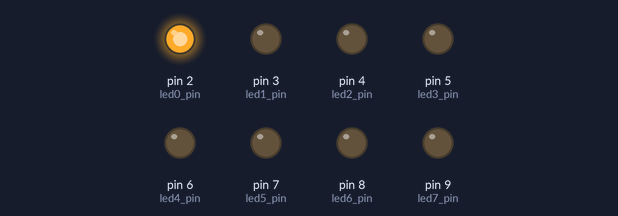
Simulated run of this sketch. Board: Arduino Uno, built with avr-gcc and run on an emulated ATmega328P. Parts: output pins drawn as LEDs (lit = HIGH).

Above: at 0.05 s.
At 0.45 s:
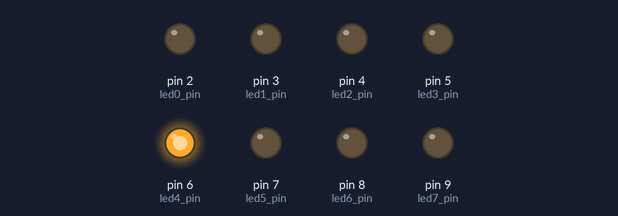
At 0.85 s:
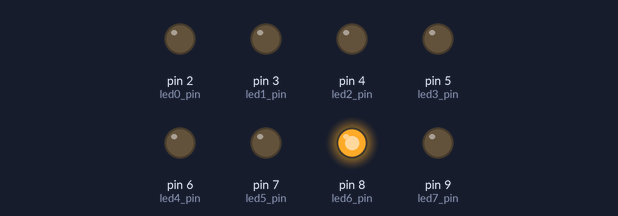
At 1.65 s:
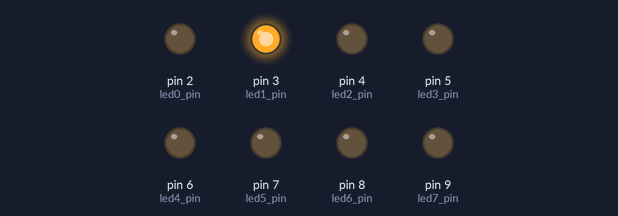
At 2.45 s:
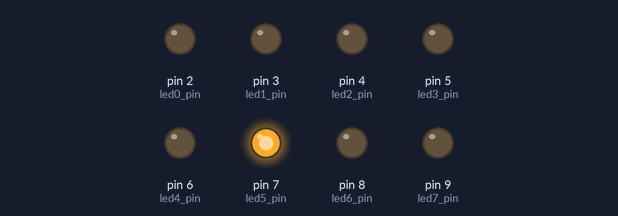
At 3.35 s:
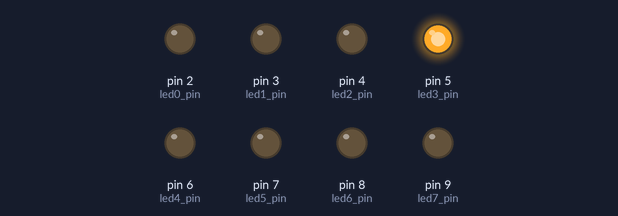
Timing chart, 0 to 3.6 s (numbered marks = the images above):
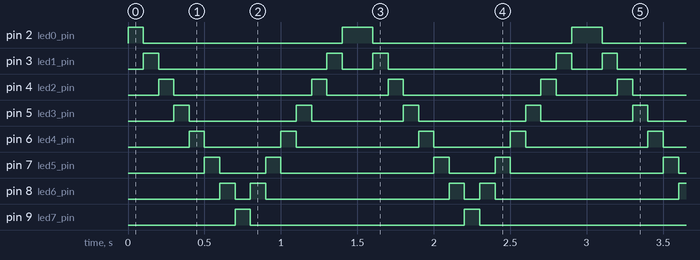

Measured:
- by itself, pin 2 (led0_pin): repeats every 1.5 s: LOW 1.3 s, HIGH 0.20 s
- by itself, pin 3 (led1_pin): repeats every 1.5 s: LOW 1.1 s, HIGH 0.10 s, LOW 0.20 s, HIGH 0.10 s
- by itself, pin 4 (led2_pin): repeats every 1.5 s: LOW 0.90 s, HIGH 0.10 s, LOW 0.40 s, HIGH 0.10 s
- by itself, pin 5 (led3_pin): alternates HIGH for 0.10 s and LOW for 0.65 s
- by itself, pin 6 (led4_pin): repeats every 1.5 s: LOW 0.50 s, HIGH 0.10 s, LOW 0.80 s, HIGH 0.10 s
- by itself, pin 7 (led5_pin): repeats every 1.5 s: LOW 0.30 s, HIGH 0.10 s, LOW 1.0 s, HIGH 0.10 s
- by itself, pin 8 (led6_pin): repeats every 1.5 s: LOW 0.10 s, HIGH 0.10 s, LOW 1.2 s, HIGH 0.10 s
- by itself, pin 9 (led7_pin): alternates HIGH for 0.10 s and LOW for 1.4 s

The sketch:

coche_fantastico_v1.ino
```cpp
// Autor: matematicasdeinstituto
// Web  : https://github.com/matematicasdeinstituto/arduino

// Ideas nuevas:
//  1. Funciones con más de un argumentos. Ejemplo: write()
//  2. Números mágicos: evítalos!!! Ejemplo: time_delay_in_ms
//
// Conexiones
constexpr int led0_pin = 2;
constexpr int led1_pin = 3;
constexpr int led2_pin = 4;
constexpr int led3_pin = 5;
constexpr int led4_pin = 6;
constexpr int led5_pin = 7;
constexpr int led6_pin = 8;
constexpr int led7_pin = 9;

// Configuración
constexpr int time_delay_in_ms = 100;

// CUIDADO: pasarle tantos argumentos a una función es ineficiente y muy
// propenso a error. Esto simplemente es un ejemplo para ver que a una función
// le podemos pasar más de un argumento. En la versión 2 eliminamos todo esto
// por ser mala práctica.
void write(int led0, int led1, int led2, int led3,
           int led4, int led5, int led6, int led7)
{
    digitalWrite(led0_pin, led0);
    digitalWrite(led1_pin, led1);
    digitalWrite(led2_pin, led2);
    digitalWrite(led3_pin, led3);
    digitalWrite(led4_pin, led4);
    digitalWrite(led5_pin, led5);
    digitalWrite(led6_pin, led6);
    digitalWrite(led7_pin, led7);
}


void setup() {
    // Los LEDs son pines de salida
    pinMode(led0_pin, OUTPUT);
    pinMode(led1_pin, OUTPUT);
    pinMode(led2_pin, OUTPUT);
    pinMode(led3_pin, OUTPUT);
    pinMode(led4_pin, OUTPUT);
    pinMode(led5_pin, OUTPUT);
    pinMode(led6_pin, OUTPUT);
    pinMode(led7_pin, OUTPUT);
}


void loop() {
    write(1,0,0,0,0,0,0,0);
    delay(time_delay_in_ms);

    write(0,1,0,0,0,0,0,0);
    delay(time_delay_in_ms);

    write(0,0,1,0,0,0,0,0);
    delay(time_delay_in_ms);

    write(0,0,0,1,0,0,0,0);
    delay(time_delay_in_ms);

    write(0,0,0,0,1,0,0,0);
    delay(time_delay_in_ms);

    write(0,0,0,0,0,1,0,0);
    delay(time_delay_in_ms);

    write(0,0,0,0,0,0,1,0);
    delay(time_delay_in_ms);

    write(0,0,0,0,0,0,0,1);
    delay(time_delay_in_ms);

    write(0,0,0,0,0,0,1,0);
    delay(time_delay_in_ms);

    write(0,0,0,0,0,1,0,0);
    delay(time_delay_in_ms);

    write(0,0,0,0,1,0,0,0);
    delay(time_delay_in_ms);


    write(0,0,0,1,0,0,0,0);
    delay(time_delay_in_ms);

    write(0,0,1,0,0,0,0,0);
    delay(time_delay_in_ms);

    write(0,1,0,0,0,0,0,0);
    delay(time_delay_in_ms);

    write(1,0,0,0,0,0,0,0);
    delay(time_delay_in_ms);

}


int main()
{
    init();
    setup();

    while (true){
        loop();
    }
}
```
